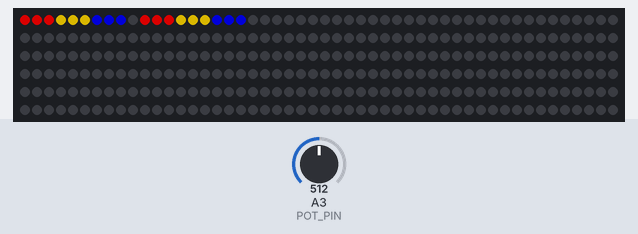
Recording of a sketch running on a simulated Arduino Uno, built with avr-gcc and run on an emulated ATmega328P. Shown: 300 RGB LEDs in strip order, left to right, continuing on the next row. The test bench sets the inputs (shaded band); at power-on: A3 (POT_PIN) = 512. Dim RGB values are drawn brighter than linear.

Above: at 1.2 s.
1.3 s: A3 (POT_PIN) set to 0
2.8 s: A3 (POT_PIN) set to 122
4.3 s: A3 (POT_PIN) set to 306
Timing chart, 0 to 7.3 s (numbered marks = the images above; inputs shaded):
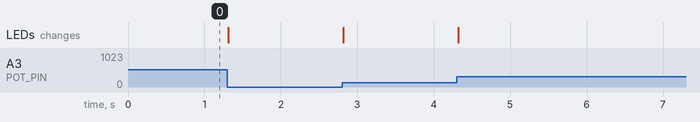

The sketch:

WS2813b_Led_Strip.ino
```cpp
#include <FastLED.h>

// Definining pins
#define DATA_PIN 3  // data pin
#define POT_PIN A3


const int NUM_LEDS = 300;  // number of leds

// Define the array of leds
CRGB leds[NUM_LEDS];

// ********** Functions ******************

int read_pot() {
  float pot = analogRead(POT_PIN);

  float scale = map(pot, 20, 915, 0, 255);
  // if (Serial) { Serial.println(scale); }
  return scale;
}


// ********** Main Program ******************


void setup() {
  Serial.begin(9600);
  pinMode(POT_PIN, INPUT);
  FastLED.addLeds<NEOPIXEL, DATA_PIN>(leds, NUM_LEDS);  // GRB ordering is assumed
}

void colorGroup(int start, int num_leds, long int color = CRGB::Black) {
  /*
  Function to color a consecutive group of leds.
  */
  for (int i = start; i < (start + num_leds); i++) {
    leds[i] = color;
  }
}

void dke(int start, int num_led) {
  colorGroup(0 + start, num_led, CRGB::Red);
  colorGroup(num_led + start, num_led, CRGB::Gold);
  colorGroup((2*num_led) + start, num_led, CRGB::Blue);
}

void loop() {
  FastLED.setBrightness(constrain(read_pot(), 0, 255));

  // Turn the LED on, then pause
  dke(0, 3);
  dke(10, 3);
  // dke(19, 3);

  FastLED.show();
}
```
